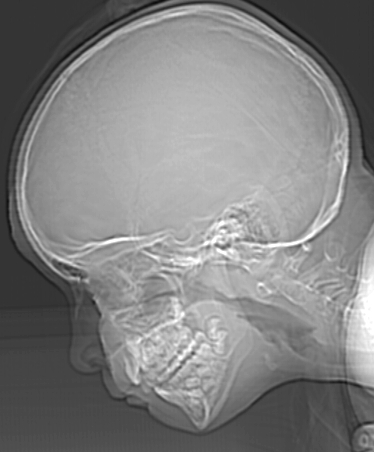
%> input picture Tareas/Tarea_3/Fig2.21(a).jpg, 374 x 452 px
$ octave Tarea_3.m   (GNU Octave 9; MATLAB toolbox functions it lacks are replaced by stand-ins)
%> lines starting %> are read from the running program, lines starting %| are printed output that depends on the picture
clear
close all

img = imread('Fig2.21(a).jpg');
%> img is the input picture: size 452x374 uint8; min 12, max 255, mean 129.4
figure
m = 1;

%image(img);
xlabel(num2str(2^8));

for i = 4:-1:1

    %Powers of 2
    l = 2^i;
    %Gray levels (16,8,4 and 2)
    q_size = 256/(l);
    subplot(2,2,m);

    %Here we divide the function with the real values decimals
    Q = floor(double(img)/q_size) * q_size + (q_size/2);
    image(Q);

    colormap(gray)
    xlabel(num2str(l));

    m = m + 1;
end
%> this loop made 4 passes
%> pass 3, `Q = floor(double(img)/q_size) * q_size + (q_size/2);`:
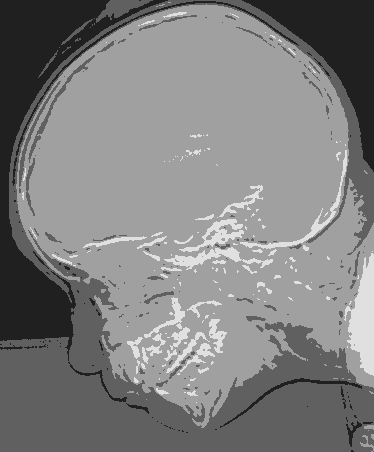
%> Q: size 452x374 double; min 32, max 224, mean 127.9
%> after the loop, m = 5
%> after the loop:
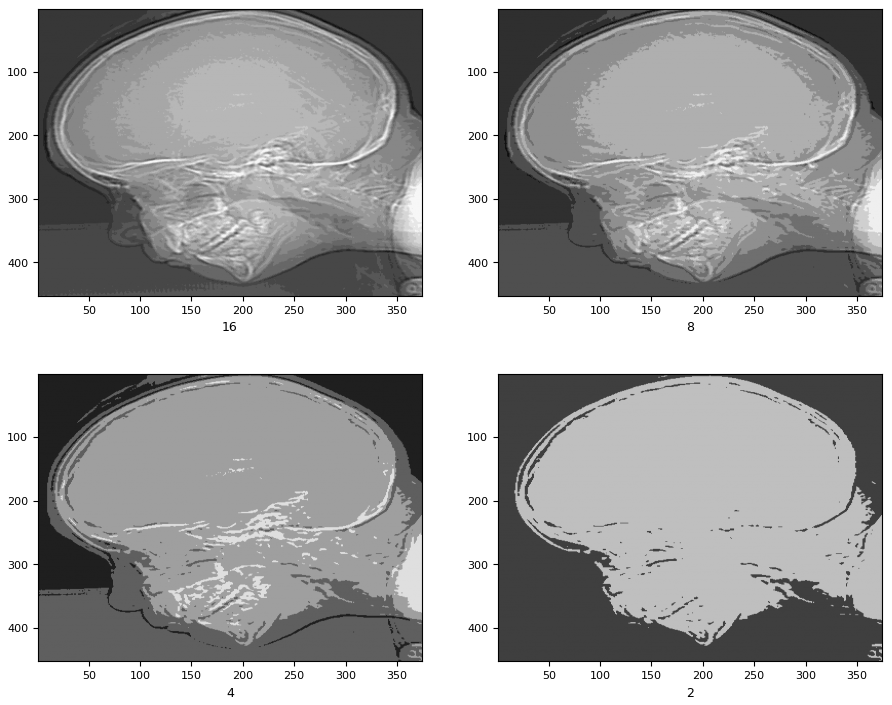
%> figure redrawn from the program's plot data, 4 panels
